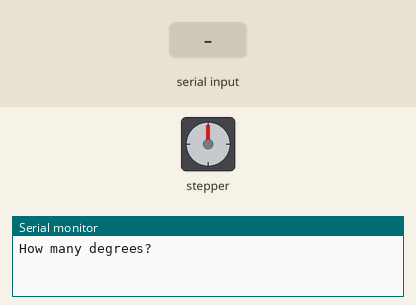
This sketch was run on a simulated Arduino Uno, built with avr-gcc and run on an emulated ATmega328P. On the bench: stepper motor, the last lines printed to the serial monitor. The test bench sets the inputs (shaded band). Stepper angles assume 2048 steps per turn.

Above: at 1.2 s.
1.3 s: "90,45\n" received over Serial
At 3.5 s:
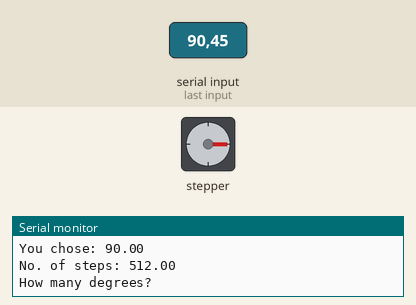
4.3 s: "30,150\n" received over Serial
At 5.8 s:
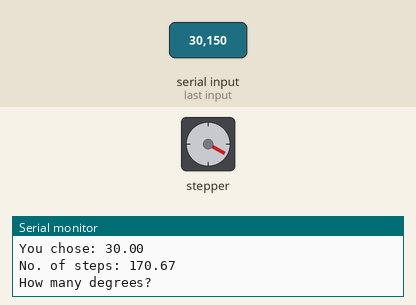
6.2 s: "5\n" received over Serial
At 6.5 s:
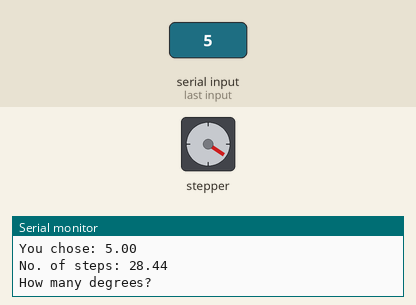
7.7 s: "200\n" received over Serial
At 11.9 s:
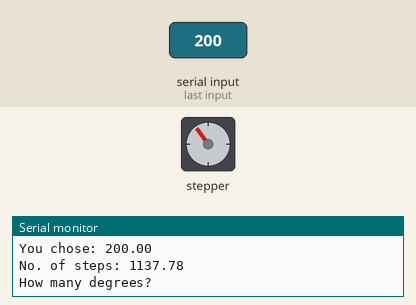
12.2 s: "90\n" received over Serial
At 14.7 s:
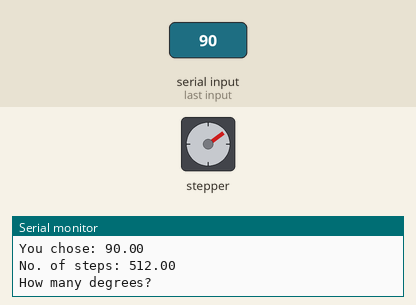
Timing chart, 0 to 16.2 s (numbered marks = the images above; inputs shaded):
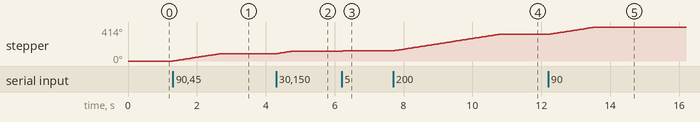

The sketch:

Stepper_Module_Number_Input.ino
```cpp
#include <Stepper.h>
#include <math.h>

// Define Constants

// Number of steps per internal motor revolution
const float STEPS_PER_REV = 32.0;

//  Amount of Gear Reduction
const float GEAR_RED = 64.0;

// Number of steps per geared output rotation
const float STEPS_PER_OUT_REV = STEPS_PER_REV * GEAR_RED;

// Define Variables

// Number of Steps Required
int StepsRequired;

// Create Instance of Stepper Class
// Specify Pins used for motor coils
// The pins used are 8,9,10,11
// Connected to ULN2003 Motor Driver In1, In2, In3, In4
// Pins entered in sequence 1-3-2-4 for proper step sequencing

Stepper steppermotor(STEPS_PER_REV, 8, 10, 9, 11);

float myNumber;

void setup(){

Serial.begin(9600);

}

void loop(){

  Serial.println("How many degrees?");

  while(Serial.available() == 0){
    // do nothing while it waits for something to appear.
  }

  myNumber = Serial.parseInt(); // parses an integer from the serial input. can be replaced with different function to look for commands etc later.r
  Serial.print("You chose: ");
  Serial.println(myNumber);

  // convert degrees into steps
  float StepsRequired = (myNumber/360.0)*STEPS_PER_OUT_REV;
  Serial.print("No. of steps: ");
  Serial.println(StepsRequired);

  steppermotor.setSpeed(700); // not sure if 700 is the fastest speed??? just use it because it seems to work.
  steppermotor.step(StepsRequired);

  Serial.end();
  Serial.begin(9600); // Don't ask me why this needs to exist... without it, the program will somehow write a 0 into the input or something and fuck shit up.
                      // this is totally not an ideal solution because... it's goign to break the IO stream and can be problematic?
}
```

Measured:
- after the input at 1.3 s, stepper: turns 90° clockwise in 1.4 s, starting at once
- after the input at 4.3 s, stepper: turns 29° clockwise in 0.43 s, starting at once
- after the input at 7.7 s, stepper: turns 200° clockwise in 3.0 s, starting at once
- after the input at 12.2 s, stepper: turns 90° clockwise in 1.4 s, starting at once
